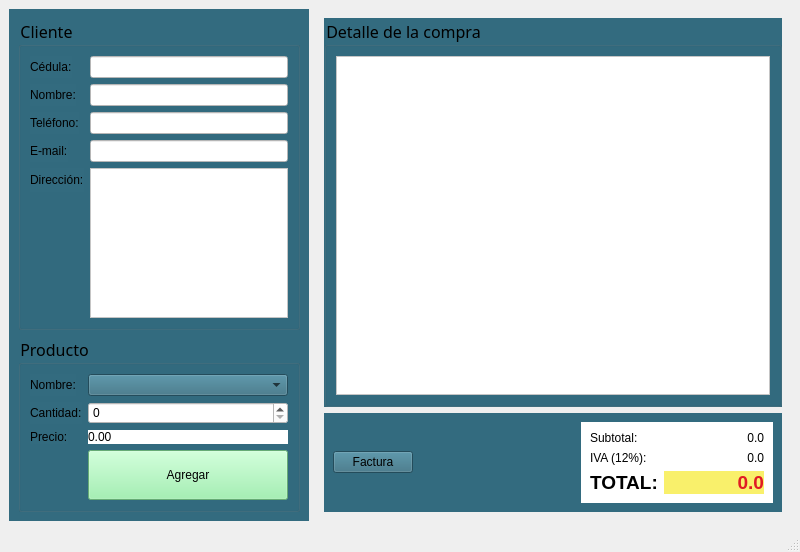
<?xml version="1.0" encoding="UTF-8"?>
<ui version="4.0">
 <class>Tienda</class>
 <widget class="QMainWindow" name="Tienda">
  <property name="geometry">
   <rect>
    <x>0</x>
    <y>0</y>
    <width>800</width>
    <height>552</height>
   </rect>
  </property>
  <property name="windowTitle">
   <string>Tienda</string>
  </property>
  <property name="windowIcon">
   <iconset resource="Recursos.qrc">
    <normaloff>:/Recursos/img/tienda.png</normaloff>:/Recursos/img/tienda.png</iconset>
  </property>
  <widget class="QWidget" name="centralwidget">
   <layout class="QHBoxLayout" name="horizontalLayout_3">
    <item>
     <widget class="QWidget" name="widget" native="true">
      <property name="minimumSize">
       <size>
        <width>300</width>
        <height>0</height>
       </size>
      </property>
      <property name="maximumSize">
       <size>
        <width>300</width>
        <height>16777215</height>
       </size>
      </property>
      <property name="styleSheet">
       <string notr="true">background-color: rgb(15, 84, 127);
background-color: rgb(51, 107, 127);</string>
      </property>
      <layout class="QVBoxLayout" name="verticalLayout">
       <item>
        <widget class="QGroupBox" name="groupBox">
         <property name="font">
          <font>
           <family>MV Boli</family>
           <pointsize>12</pointsize>
          </font>
         </property>
         <property name="title">
          <string>Cliente</string>
         </property>
         <layout class="QFormLayout" name="formLayout">
          <item row="0" column="0">
           <widget class="QLabel" name="label">
            <property name="text">
             <string>Cédula:</string>
            </property>
           </widget>
          </item>
          <item row="0" column="1">
           <widget class="QLineEdit" name="inCedula">
            <property name="styleSheet">
             <string notr="true">background-color: rgb(255, 255, 255);</string>
            </property>
           </widget>
          </item>
          <item row="2" column="0">
           <widget class="QLabel" name="label_2">
            <property name="text">
             <string>Nombre:</string>
            </property>
           </widget>
          </item>
          <item row="2" column="1">
           <widget class="QLineEdit" name="inNombre">
            <property name="styleSheet">
             <string notr="true">background-color: rgb(255, 255, 255);</string>
            </property>
           </widget>
          </item>
          <item row="4" column="0">
           <widget class="QLabel" name="label_3">
            <property name="text">
             <string>Teléfono:</string>
            </property>
           </widget>
          </item>
          <item row="4" column="1">
           <widget class="QLineEdit" name="inTelefono">
            <property name="styleSheet">
             <string notr="true">background-color: rgb(255, 255, 255);</string>
            </property>
           </widget>
          </item>
          <item row="6" column="0">
           <widget class="QLabel" name="label_4">
            <property name="text">
             <string>E-mail:</string>
            </property>
           </widget>
          </item>
          <item row="6" column="1">
           <widget class="QLineEdit" name="inEmail">
            <property name="styleSheet">
             <string notr="true">background-color: rgb(255, 255, 255);</string>
            </property>
           </widget>
          </item>
          <item row="8" column="0">
           <widget class="QLabel" name="label_5">
            <property name="text">
             <string>Dirección:</string>
            </property>
           </widget>
          </item>
          <item row="8" column="1">
           <widget class="QPlainTextEdit" name="inDireccion">
            <property name="styleSheet">
             <string notr="true">background-color: rgb(255, 255, 255);</string>
            </property>
            <property name="lineWidth">
             <number>3</number>
            </property>
           </widget>
          </item>
         </layout>
        </widget>
       </item>
       <item>
        <widget class="QGroupBox" name="groupBox_2">
         <property name="font">
          <font>
           <family>MV Boli</family>
           <pointsize>12</pointsize>
          </font>
         </property>
         <property name="title">
          <string>Producto</string>
         </property>
         <layout class="QFormLayout" name="formLayout_2">
          <item row="0" column="0">
           <widget class="QLabel" name="label_6">
            <property name="text">
             <string>Nombre:</string>
            </property>
           </widget>
          </item>
          <item row="0" column="1">
           <widget class="QComboBox" name="inProducto"/>
          </item>
          <item row="2" column="0">
           <widget class="QLabel" name="label_7">
            <property name="text">
             <string>Cantidad:</string>
            </property>
           </widget>
          </item>
          <item row="2" column="1">
           <widget class="QSpinBox" name="inCantidad">
            <property name="styleSheet">
             <string notr="true">background-color: rgb(255, 255, 255);</string>
            </property>
           </widget>
          </item>
          <item row="4" column="0">
           <widget class="QLabel" name="label_8">
            <property name="text">
             <string>Precio:</string>
            </property>
           </widget>
          </item>
          <item row="4" column="1">
           <widget class="QLabel" name="outPrecio">
            <property name="styleSheet">
             <string notr="true">background-color: rgb(255, 255, 255);</string>
            </property>
            <property name="text">
             <string>0.00</string>
            </property>
           </widget>
          </item>
          <item row="7" column="1">
           <widget class="QPushButton" name="btnAgregar">
            <property name="minimumSize">
             <size>
              <width>0</width>
              <height>50</height>
             </size>
            </property>
            <property name="styleSheet">
             <string notr="true">background-color: rgb(143, 240, 164);</string>
            </property>
            <property name="text">
             <string>Agregar</string>
            </property>
           </widget>
          </item>
         </layout>
        </widget>
       </item>
      </layout>
     </widget>
    </item>
    <item>
     <widget class="QWidget" name="widget_2" native="true">
      <layout class="QVBoxLayout" name="verticalLayout_2">
       <item>
        <widget class="QGroupBox" name="groupBox_3">
         <property name="font">
          <font>
           <family>MV Boli</family>
           <pointsize>12</pointsize>
          </font>
         </property>
         <property name="styleSheet">
          <string notr="true">background-color: rgb(51, 107, 127);</string>
         </property>
         <property name="title">
          <string>Detalle de la compra</string>
         </property>
         <layout class="QHBoxLayout" name="horizontalLayout_2">
          <item>
           <widget class="QTableWidget" name="outDetalle">
            <property name="styleSheet">
             <string notr="true">background-color: rgb(255, 255, 255);</string>
            </property>
           </widget>
          </item>
         </layout>
        </widget>
       </item>
       <item>
        <widget class="QWidget" name="widget_3" native="true">
         <property name="styleSheet">
          <string notr="true">background-color: rgb(51, 107, 127);</string>
         </property>
         <layout class="QHBoxLayout" name="horizontalLayout">
          <item>
           <widget class="QPushButton" name="btnFacturar">
            <property name="text">
             <string>Factura</string>
            </property>
           </widget>
          </item>
          <item>
           <spacer name="horizontalSpacer">
            <property name="orientation">
             <enum>Qt::Horizontal</enum>
            </property>
            <property name="sizeHint" stdset="0">
             <size>
              <width>187</width>
              <height>20</height>
             </size>
            </property>
           </spacer>
          </item>
          <item>
           <widget class="QWidget" name="widget_4" native="true">
            <property name="styleSheet">
             <string notr="true">background-color: rgb(255, 255, 255);</string>
            </property>
            <layout class="QFormLayout" name="formLayout_3">
             <item row="0" column="0">
              <widget class="QLabel" name="label_10">
               <property name="text">
                <string>Subtotal:</string>
               </property>
              </widget>
             </item>
             <item row="0" column="1">
              <widget class="QLabel" name="outSubtotal">
               <property name="minimumSize">
                <size>
                 <width>100</width>
                 <height>0</height>
                </size>
               </property>
               <property name="text">
                <string>0.0</string>
               </property>
               <property name="alignment">
                <set>Qt::AlignRight|Qt::AlignTrailing|Qt::AlignVCenter</set>
               </property>
              </widget>
             </item>
             <item row="1" column="0">
              <widget class="QLabel" name="label_11">
               <property name="text">
                <string>IVA (12%):</string>
               </property>
              </widget>
             </item>
             <item row="1" column="1">
              <widget class="QLabel" name="outIva">
               <property name="minimumSize">
                <size>
                 <width>100</width>
                 <height>0</height>
                </size>
               </property>
               <property name="text">
                <string>0.0</string>
               </property>
               <property name="alignment">
                <set>Qt::AlignRight|Qt::AlignTrailing|Qt::AlignVCenter</set>
               </property>
              </widget>
             </item>
             <item row="2" column="0">
              <widget class="QLabel" name="label_12">
               <property name="font">
                <font>
                 <pointsize>14</pointsize>
                 <bold>true</bold>
                </font>
               </property>
               <property name="text">
                <string>TOTAL:</string>
               </property>
              </widget>
             </item>
             <item row="2" column="1">
              <widget class="QLabel" name="outTotal">
               <property name="minimumSize">
                <size>
                 <width>100</width>
                 <height>0</height>
                </size>
               </property>
               <property name="font">
                <font>
                 <pointsize>14</pointsize>
                 <bold>true</bold>
                </font>
               </property>
               <property name="styleSheet">
                <string notr="true">background-color: rgb(249, 240, 107);
color: rgb(224, 27, 36);</string>
               </property>
               <property name="text">
                <string>0.0</string>
               </property>
               <property name="alignment">
                <set>Qt::AlignRight|Qt::AlignTrailing|Qt::AlignVCenter</set>
               </property>
              </widget>
             </item>
            </layout>
           </widget>
          </item>
         </layout>
        </widget>
       </item>
      </layout>
     </widget>
    </item>
   </layout>
  </widget>
  <widget class="QMenuBar" name="menubar">
   <property name="geometry">
    <rect>
     <x>0</x>
     <y>0</y>
     <width>800</width>
     <height>22</height>
    </rect>
   </property>
  </widget>
  <widget class="QStatusBar" name="statusbar"/>
 </widget>
 <resources>
  <include location="Recursos.qrc"/>
 </resources>
 <connections/>
</ui>
